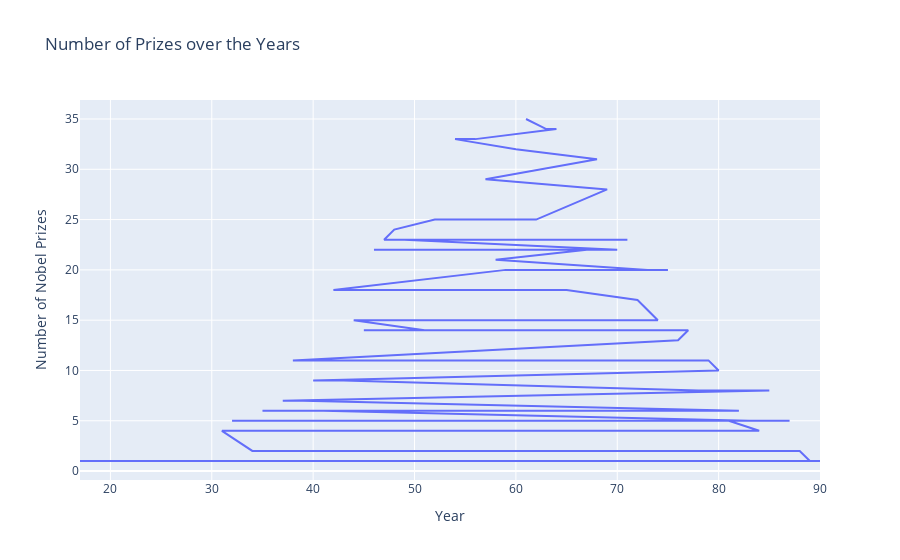

This figure's notebook cell:
### Code cell
age_plot = go.Scatter(x=age.index,
                        y=age.values)


# Creating layout
layout = go.Layout(title='Number of Prizes over the Years', xaxis=dict(title='Year'),
                   yaxis=dict(title='Number of Nobel Prizes'))

# Plotting figure
fig_year = go.Figure(data=[age_plot],layout=layout)

iplot(fig_year)

### Figure 1 — Plotly figure (JSON) as saved in the notebook; plotly's stock layout.template omitted (floating-point values rounded to 4 significant figures)
{"data": [{"type": "scatter", "x": [61, 63, 64, 56, 54, 60, 68, 57, 69, 62, 52, 48, 47, 50, 71, 55, 49, 70, 53, 46, 67, 58, 73, 75, 59, 42, 65, 72, 74, 44, 51, 45, 77, 76, 38, 66, 79, 80, 40, 43, 78, 85, 37, 39, 82, 35, 41, 83, 32, 36, 87, 81, 84, 33, 31, 34, 88, 89, 25, 86, 90, 17], "y": [35, 34, 34, 33, 33, 32, 31, 29, 28, 25, 25, 24, 23, 23, 23, 23, 23, 22, 22, 22, 22, 21, 20, 20, 20, 18, 18, 17, 15, 15, 14, 14, 14, 13, 11, 11, 11, 10, 9, 9, 8, 8, 7, 7, 6, 6, 6, 5, 5, 5, 5, 5, 4, 4, 4, 2, 2, 1, 1, 1, 1, 1]}], "layout": {"title": {"text": "Number of Prizes over the Years"}, "xaxis": {"title": {"text": "Year"}}, "yaxis": {"title": {"text": "Number of Nobel Prizes"}}}}
